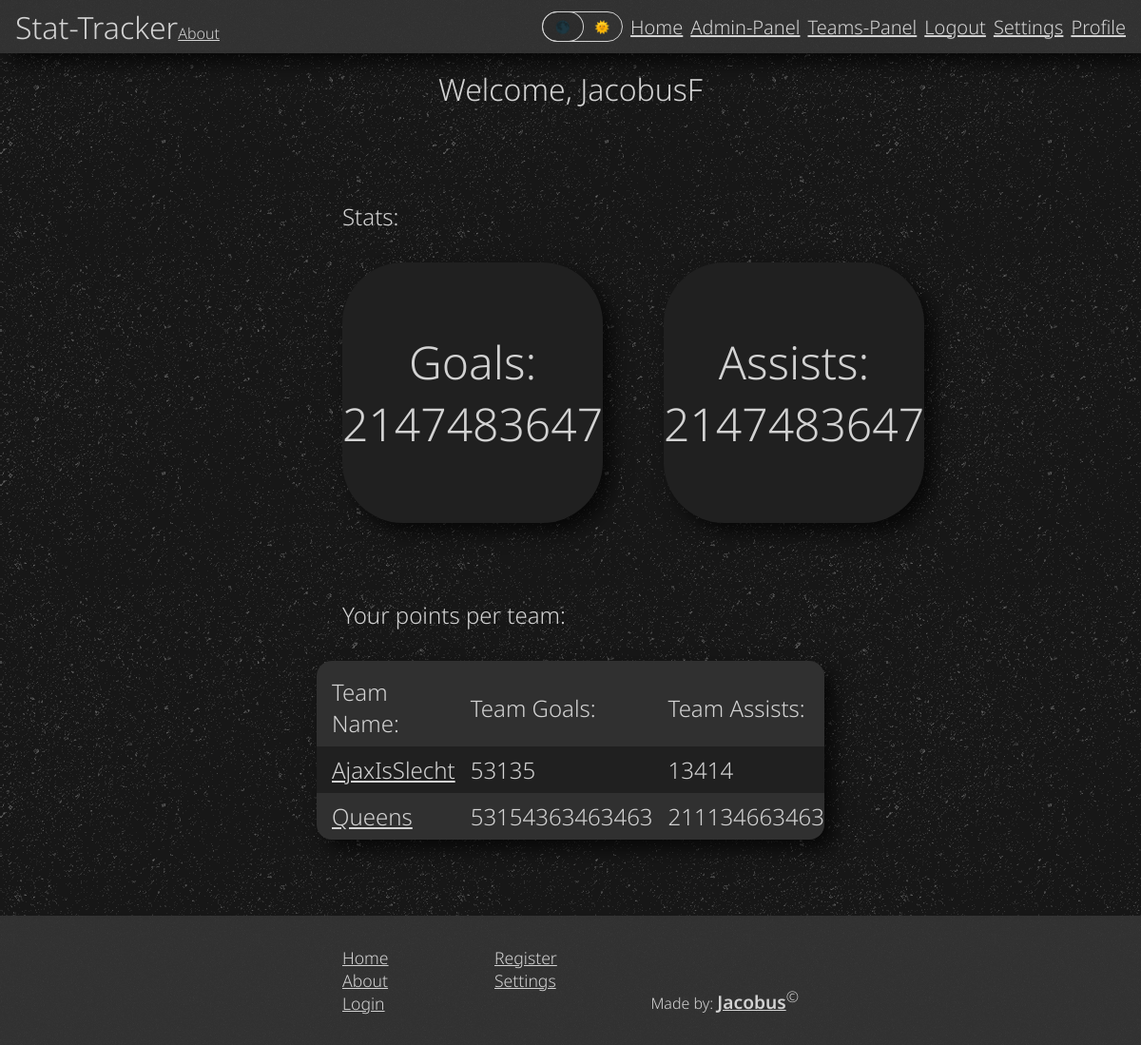
The app's page /pages/home.php (signed in) with its own data.
### tables this page shows
CREATE TABLE `users` (
  `id` int(11) NOT NULL,
  `name` varchar(40) NOT NULL,
  `email` varchar(255) NOT NULL,
  `password` varchar(255) NOT NULL,
  `goals` int(32) NOT NULL DEFAULT 0,
  `assists` int(32) NOT NULL DEFAULT 0,
  `login_token` varchar(255) DEFAULT NULL,
  `admin` int(11) NOT NULL DEFAULT 0
);

CREATE TABLE `teams` (
  `id` int(11) NOT NULL,
  `name` varchar(255) NOT NULL,
  `players` longtext DEFAULT 'null',
  `team_goals` int(11) NOT NULL DEFAULT 0,
  `team_assists` int(11) NOT NULL DEFAULT 0
);

### php/user.php (called while the page is built, shortened)
<?php
class User{
    public $conn;
    public function __construct() {
        $this->conn = $conn;
        if($this->checkLoggedIn() == 0){
            $this->setUserData();
        }
    }
    private function setUserData() {
        $stmt = $this->conn->prepare("SELECT * FROM users WHERE id=?");
        $stmt->execute([$_SESSION["id"]]);
        $data = $stmt->fetchAll(PDO::FETCH_ASSOC);
        $this->id = $data[0]["id"];
        $this->name = $data[0]["name"];
        $this->goals = $data[0]["goals"];
        $this->assists = $data[0]["assists"];
    }
    public function checkLoggedIn() {
        if(isset($_SESSION["id"])) {
            return 0;
        } else {
            return 1;
        }
    }
    public function getTeams(){
        $query = "([^0-9])(".$_SESSION["id"].")([^0-9])";
        $stmt = $this->conn->prepare("SELECT * FROM teams WHERE players REGEXP '$query'");
        $stmt->execute();
        $data = $stmt->fetchAll(PDO::FETCH_ASSOC);
        return $data;
    }
}
?>

### pages/home.php (the view, shortened to what this page needs)
<?php
    require_once "../php/user.php";
    $user = new User();
    $user->protectPage();
?>
<!DOCTYPE html>
<html lang="en">
<head>
    <link rel="stylesheet" href="../styles/main.css">
    <link rel="stylesheet" href="../styles/stats.css">
    <link rel="stylesheet" href="../styles/teams.css">
</head>
<body>
    <?php require_once("header.php"); ?>
    <div class="center welcome">
        <p>Welcome, <?php print($user->name);?></p>
    </div>
    <div class="center">
        <div class="stat-wrapper">
            <p class="stat-title">Stats:</p>
            <div class="stat-card shadow" data-tilt data-tilt-glare data-tilt-max-glare="0.1">
                <p class="stat-card-counter-text">Goals:</p>
                <p class="stat-card-counter-number"><?php print($user->goals);?></p>
            </div>
            <div class="stat-card shadow" data-tilt data-tilt-glare data-tilt-max-glare="0.1">
                <p class="stat-card-counter-text">Assists:</p>
                <p class="stat-card-counter-number"><?php print($user->assists);?></p>
            </div>
        </div>
    </div>
    <div class="center">
        <div class="teams-title-wrapper">
            <p class="teams-title">Your points per team:</p>
            <table class="teams-wrapper shadow">
                <tr class="team-row">
                    <th>Team Name:</th>
                    <th>Team Goals:</th>
                    <th>Team Assists:</th>
                </tr>
                <?php
                    $teams = $user->getTeams();
                    if($teams == 0){
                        echo '<tr class="team-row"><td>No Team</td><td>No Team</td><td>No Team</td>';
                    }else{
                        foreach($teams as $team){
                            $user_points = json_decode($team["players"], true);
                            echo '<tr class="team-row"><td><a href="team.php?team='.$team["id"].'">'.$team["name"].'</a></td>';
                            echo '<td>'.$user_points[$user->id]["goals"].'</td>';
                            echo '<td>'.$user_points[$user->id]["assists"].'</td>';
                        }
                    }
                ?>
            </table>
        </div>
    </div>
    <?php require_once("footer.php"); ?>
</body>
</html>

### styles/main.css (style rules this page uses)
:root { --header-color: hsl(0, 0%, 20%); --text-color: hsl(0, 0%, 83%); --background-color: hsl(0, 0%, 9%); --accent-color-1: hsl(0, 0%, 13%); --accent-color-2: hsl(0, 0%, 19%); --font: 'Noto Sans', sans-serif; --background-ashpalt-texture: url("../images/asfalt-dark.png"); }
body, html { min-height: 100vh; padding: 0; margin: 0; color: var(--text-color); background-color: var(--background-color); font-family: var(--font); font-weight: 300; display: flex; flex-direction: column; background-image: var(--background-ashpalt-texture); }
body { padding-top: 3.5rem; }
p, a, h1, h2, h3, h4, h5, h6, ul { padding: 0; margin: 0; text-decoration: none; color: inherit; }
a { text-decoration: underline; }
* { box-sizing: border-box; }
.welcome { width: 100%; font-size: 2rem; padding: 1rem 0; }
.center { display: flex; flex-direction: column; align-items: center; justify-content: center; margin-bottom: 5rem; }
.shadow { box-shadow: 10px 10px 20px 0px rgba(0, 0, 0, 0.7); }

### styles/stats.css (style rules this page uses)
.stat-wrapper { width: 40%; height: fit-content; display: grid; grid-template-columns: repeat(2, 1fr); grid-template-rows: repeat(2, fit-content()); column-gap: 4rem; }
.stat-wrapper > .stat-title { width: 100%; font-size: 1.5rem; padding-bottom: 2rem; grid-area: 1 / 1 / 2 / 3; }
.stat-card { width: 100%; aspect-ratio: 1/1; background-color: var(--accent-color-1); border-radius: 4em; font-size: 1rem; display: grid; grid-template-rows: 1fr 1fr; }
.stat-card-counter-text, .stat-card-counter-number { justify-self: center; font-size: 3em; }
.stat-card-counter-text { align-self: flex-end; }
.stat-card-counter-number { align-self: flex-start; }

### styles/teams.css (style rules this page uses)
.teams-title-wrapper { width: 40%; height: fit-content; display: flex; flex-direction: column; align-items: center; justify-content: center; }
.teams-title-wrapper > .teams-title { width: 100%; font-size: 1.5rem; padding-bottom: 2rem; }
.teams-wrapper { width: 100%; border-collapse: collapse; }
.team-row:first-child > th { padding-top: 1rem; }
.team-row:nth-child(even) > td, .team-row:nth-child(even) > th { background-color: var(--accent-color-1); }
.team-row:nth-child(odd) > td, .team-row:nth-child(odd) > th { background-color: var(--accent-color-2); }
.team-row > th,.team-row > td { text-align: left; font-size: 1.5rem; font-weight: inherit; padding: .5rem 0 .5rem 1rem; }
.teams-wrapper { border-radius: 1rem; }
.teams-wrapper tr:first-child th:first-child { border-top-left-radius: 1rem; }
.teams-wrapper tr:first-child th:last-child { border-top-right-radius: 1rem; }
.teams-wrapper tr:last-child td:first-child { border-bottom-left-radius: 1rem; }
.teams-wrapper tr:last-child td:last-child { border-bottom-right-radius: 1rem; }

### records on screen
users: name "JacobusF", goals "2147483647", assists "2147483647"
teams: name "AjaxIsSlecht", players "53135", players "13414"
teams: name "Queens", players "53154363463463", players "211134663463"
